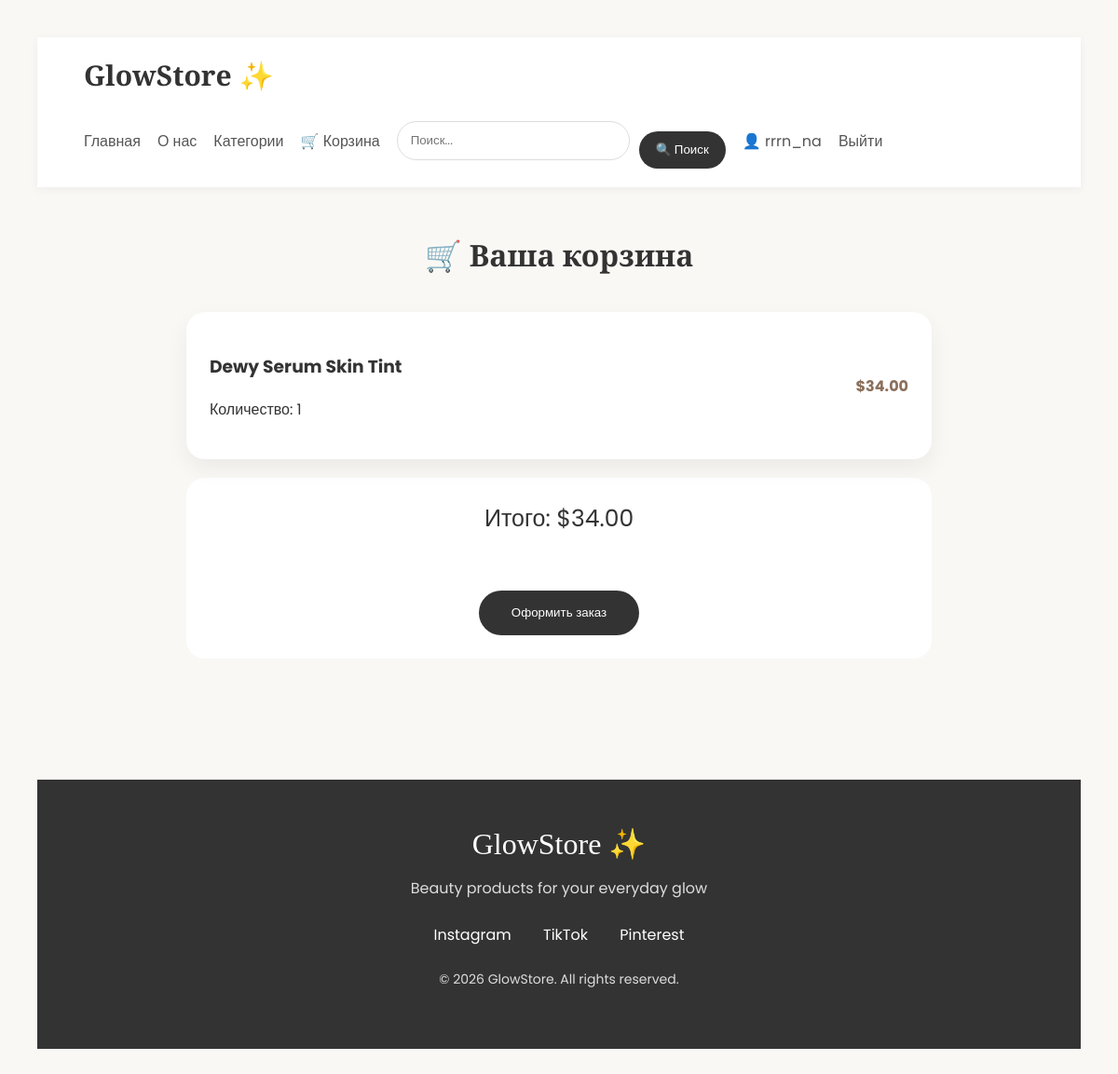
The app's page /cart/ (signed in), older data.
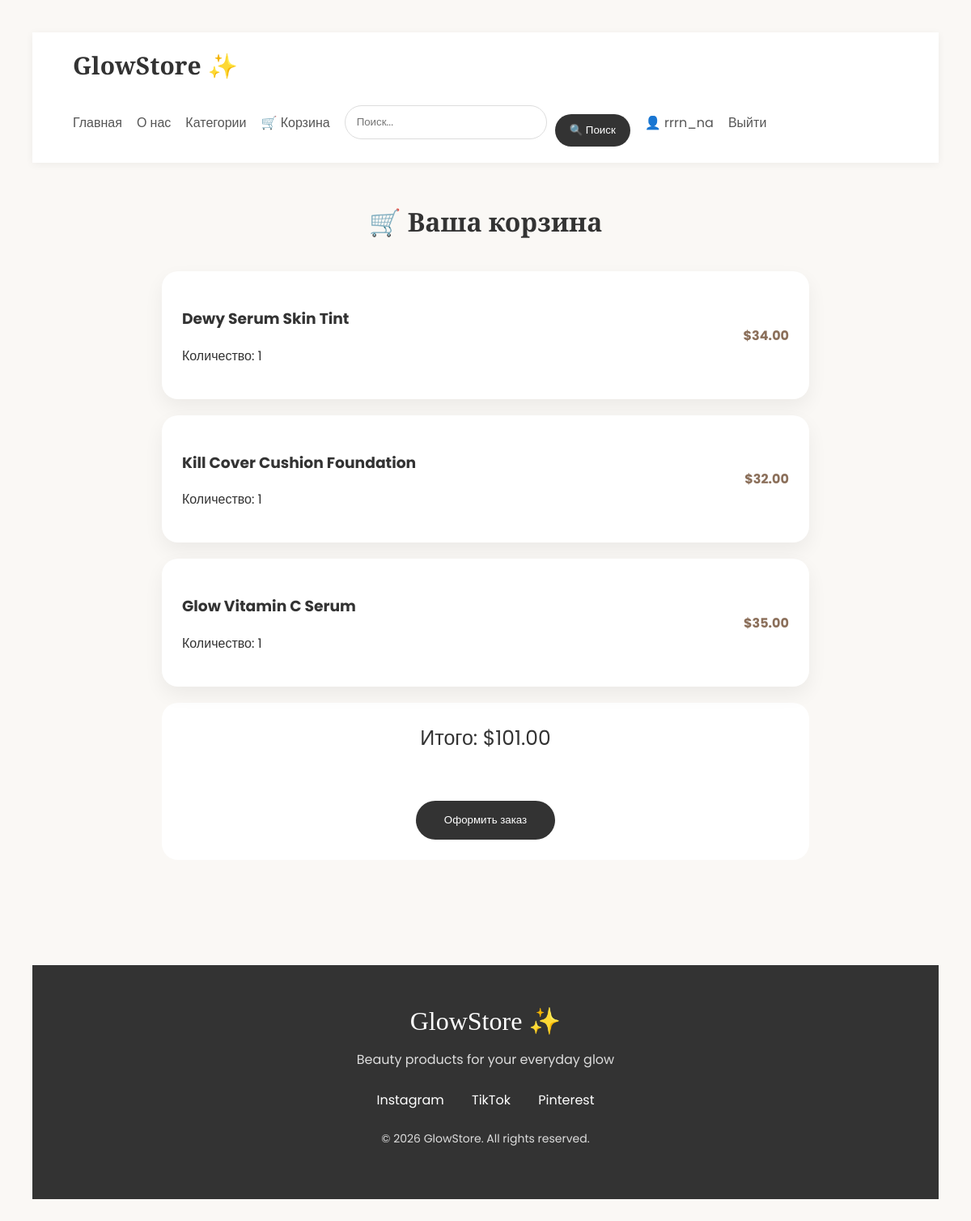
The same page, newer data.
### cart/models.py (models this page shows, shortened)
class CartItem(models.Model):
    user = models.ForeignKey(
        User,
        on_delete=models.CASCADE,
        null=True,
        blank=True
    )
    product = models.ForeignKey(
        Product,
        on_delete=models.CASCADE
    )
    quantity = models.PositiveIntegerField(default=1)
    def total_price(self):
        return self.product.price * self.quantity

### products/models.py (models this page shows, shortened)
class Product(models.Model):
    owner = models.ForeignKey(
        User,
        on_delete=models.CASCADE,
        null=True,
        blank=True
    )
    name = models.CharField(
        max_length=200
    )
    description = models.TextField()
    price = models.DecimalField(
        max_digits=8,
        decimal_places=2
    )
    image = models.ImageField(
        upload_to='products/'
    )
    brand = models.CharField(
        max_length=100
    )
    category = models.ForeignKey(
        Category,
        on_delete=models.CASCADE,
        related_name='products'
    )
    stock = models.PositiveIntegerField(
        default=0
    )
    created_at = models.DateTimeField(
        auto_now_add=True
    )

### cart/views.py (the view)
# urls.py: path('', views.cart_view, name='cart_view'),
@login_required
def cart_view(request):
    items = CartItem.objects.filter(user=request.user)
    total = sum(item.total_price() for item in items)
    context = {
        'items': items,
        'total': total,
    }
    return render(request, 'cart/cart.html', context)

### cart/templates/cart/cart.html (shortened to what this page needs)
{% extends 'base.html' %}
{% block content %}
<h1>
    🛒 Ваша корзина
</h1>
<div class="cart">
    {% for item in items %}
    <div class="item">
        <div>
            <h3>
                {{ item.product.name }}
            </h3>
            <p>
                Количество: {{ item.quantity }}
            </p>
        </div>
        <div class="price">
            ${{ item.total_price }}
        </div>
    </div>
    {% empty %}
    <p style="text-align: center; color: #777;">
        Корзина пока пустая
    </p>
    {% endfor %}
    {% if items %}
    <div class="total">
        Итого: ${{ total }}
        <br><br>
        <a href="{% url 'checkout' %}">
            <button>
                Оформить заказ
            </button>
        </a>
    </div>
    {% endif %}
</div>
{% endblock %}

Row changes from the older to the newer data that the page shows:
added CartItem: product.name "Kill Cover Cushion Foundation", quantity "1", total_price "32.00"
added CartItem: product.name "Glow Vitamin C Serum", quantity "1", total_price "35.00"
Text that changed along with them:
{{ total }}: "34.00" → "101.00"
